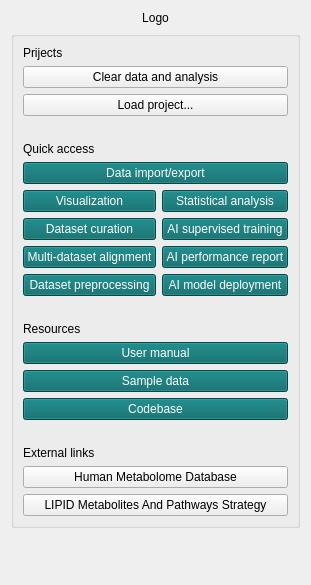
  <widget class="QWidget" name="tab_9">
   <attribute name="title">
    <string>Home</string>
   </attribute>
   <layout class="QFormLayout" name="formLayout_9">
    <item row="0" column="0" colspan="2">
     <widget class="QLabel" name="logo">
      <property name="text">
       <string>Logo</string>
      </property>
      <property name="alignment">
       <set>Qt::AlignCenter</set>
      </property>
     </widget>
    </item>
    <item row="1" column="0" colspan="2">
     <widget class="QGroupBox" name="groupBox">
      <property name="sizePolicy">
       <sizepolicy hsizetype="Expanding" vsizetype="Minimum">
        <horstretch>0</horstretch>
        <verstretch>0</verstretch>
       </sizepolicy>
      </property>
      <property name="title">
       <string/>
      </property>
      <layout class="QGridLayout" name="gridLayout">
       <item row="5" column="0" colspan="2">
        <spacer name="verticalSpacer_16">
         <property name="orientation">
          <enum>Qt::Vertical</enum>
         </property>
         <property name="sizeType">
          <enum>QSizePolicy::Fixed</enum>
         </property>
         <property name="sizeHint" stdset="0">
          <size>
           <width>20</width>
           <height>20</height>
          </size>
         </property>
        </spacer>
       </item>
       <item row="20" column="0" colspan="2">
        <spacer name="verticalSpacer_46">
         <property name="orientation">
          <enum>Qt::Vertical</enum>
         </property>
         <property name="sizeType">
          <enum>QSizePolicy::Fixed</enum>
         </property>
         <property name="sizeHint" stdset="0">
          <size>
           <width>20</width>
           <height>20</height>
          </size>
         </property>
        </spacer>
       </item>
       <item row="23" column="0" colspan="2">
        <widget class="QPushButton" name="database2">
         <property name="text">
          <string>LIPID Metabolites And Pathways Strategy</string>
         </property>
        </widget>
       </item>
       <item row="18" column="0" colspan="2">
        <widget class="QPushButton" name="sampleData">
         <property name="styleSheet">
          <string notr="true">background-color: #006666;
color: rgb(255, 255, 255);</string>
         </property>
         <property name="text">
          <string>Sample data</string>
         </property>
        </widget>
       </item>
       <item row="22" column="0" colspan="2">
        <widget class="QPushButton" name="database1">
         <property name="text">
          <string>Human Metabolome Database</string>
         </property>
        </widget>
       </item>
       <item row="6" column="0">
        <widget class="QLabel" name="label_25">
         <property name="text">
          <string>Quick access</string>
         </property>
        </widget>
       </item>
       <item row="4" column="0" colspan="2">
        <widget class="QPushButton" name="loadScenePush">
         <property name="text">
          <string>Load project...</string>
         </property>
        </widget>
       </item>
       <item row="0" column="0">
        <widget class="QLabel" name="label_28">
         <property name="text">
          <string>Prijects</string>
         </property>
        </widget>
       </item>
       <item row="15" column="0" colspan="2">
        <spacer name="verticalSpacer_44">
         <property name="orientation">
          <enum>Qt::Vertical</enum>
         </property>
         <property name="sizeType">
          <enum>QSizePolicy::Fixed</enum>
         </property>
         <property name="sizeHint" stdset="0">
          <size>
           <width>20</width>
           <height>20</height>
          </size>
         </property>
        </spacer>
       </item>
       <item row="2" column="0" colspan="2">
        <widget class="QPushButton" name="clearReloadPush">
         <property name="text">
          <string>Clear data and analysis</string>
         </property>
        </widget>
       </item>
       <item row="19" column="0" colspan="2">
        <widget class="QPushButton" name="codeBase">
         <property name="styleSheet">
          <string notr="true">background-color: #006666;
color: rgb(255, 255, 255);</string>
         </property>
         <property name="text">
          <string>Codebase</string>
         </property>
        </widget>
       </item>
       <item row="16" column="0">
        <widget class="QLabel" name="label_29">
         <property name="text">
          <string>Resources</string>
         </property>
        </widget>
       </item>
       <item row="21" column="0">
        <widget class="QLabel" name="label_30">
         <property name="text">
          <string>External links</string>
         </property>
        </widget>
       </item>
       <item row="17" column="0" colspan="2">
        <widget class="QPushButton" name="userManual">
         <property name="styleSheet">
          <string notr="true">background-color: #006666;
color: rgb(255, 255, 255);</string>
         </property>
         <property name="text">
          <string>User manual</string>
         </property>
        </widget>
       </item>
       <item row="7" column="0" colspan="2">
        <widget class="QPushButton" name="Go2tab1">
         <property name="styleSheet">
          <string notr="true">background-color: #006666;
color: rgb(255, 255, 255);</string>
         </property>
         <property name="text">
          <string>Data import/export</string>
         </property>
        </widget>
       </item>
       <item row="8" column="0">
        <widget class="QPushButton" name="Go2tab2">
         <property name="styleSheet">
          <string notr="true">background-color: #006666;
color: rgb(255, 255, 255);</string>
         </property>
         <property name="text">
          <string>Visualization</string>
         </property>
        </widget>
       </item>
       <item row="9" column="0">
        <widget class="QPushButton" name="Go2tab3">
         <property name="styleSheet">
          <string notr="true">background-color: #006666;
color: rgb(255, 255, 255);</string>
         </property>
         <property name="text">
          <string>Dataset curation</string>
         </property>
        </widget>
       </item>
       <item row="10" column="0">
        <widget class="QPushButton" name="Go2tab4">
         <property name="styleSheet">
          <string notr="true">background-color: #006666;
color: rgb(255, 255, 255);</string>
         </property>
         <property name="text">
          <string>Multi-dataset alignment</string>
         </property>
        </widget>
       </item>
       <item row="11" column="0">
        <widget class="QPushButton" name="Go2tab5">
         <property name="styleSheet">
          <string notr="true">background-color: #006666;
color: rgb(255, 255, 255);</string>
         </property>
         <property name="text">
          <string>Dataset preprocessing</string>
         </property>
        </widget>
       </item>
       <item row="8" column="1">
        <widget class="QPushButton" name="Go2tab6">
         <property name="styleSheet">
          <string notr="true">background-color: #006666;
color: rgb(255, 255, 255);</string>
         </property>
         <property name="text">
          <string>Statistical analysis</string>
         </property>
        </widget>
       </item>
       <item row="9" column="1">
        <widget class="QPushButton" name="Go2tab7">
         <property name="styleSheet">
          <string notr="true">background-color: #006666;
color: rgb(255, 255, 255);</string>
         </property>
         <property name="text">
          <string>AI supervised training</string>
         </property>
        </widget>
       </item>
       <item row="10" column="1">
        <widget class="QPushButton" name="Go2tab8">
         <property name="styleSheet">
          <string notr="true">background-color: #006666;
color: rgb(255, 255, 255);</string>
         </property>
         <property name="text">
          <string>AI performance report</string>
         </property>
        </widget>
       </item>
       <item row="11" column="1">
        <widget class="QPushButton" name="Go2tab9">
         <property name="styleSheet">
          <string notr="true">background-color: #006666;
color: rgb(255, 255, 255);</string>
         </property>
         <property name="text">
          <string>AI model deployment</string>
         </property>
        </widget>
       </item>
      </layout>
     </widget>
    </item>
    <item row="2" column="0" colspan="2">
     <spacer name="verticalSpacer_18">
      <property name="orientation">
       <enum>Qt::Vertical</enum>
      </property>
      <property name="sizeHint" stdset="0">
       <size>
        <width>20</width>
        <height>40</height>
       </size>
      </property>
     </spacer>
    </item>
   </layout>
  </widget>
